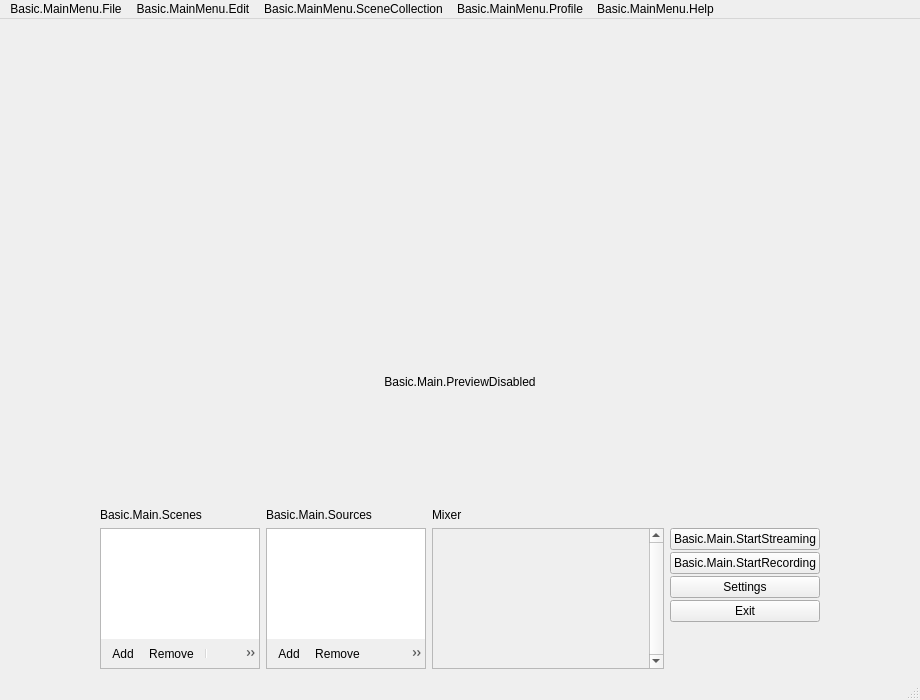
<?xml version="1.0" encoding="UTF-8"?>
<ui version="4.0">
 <author>Jim</author>
 <class>OBSBasic</class>
 <widget class="QMainWindow" name="OBSBasic">
  <property name="geometry">
   <rect>
    <x>0</x>
    <y>0</y>
    <width>920</width>
    <height>700</height>
   </rect>
  </property>
  <property name="sizePolicy">
   <sizepolicy hsizetype="Minimum" vsizetype="Minimum">
    <horstretch>0</horstretch>
    <verstretch>0</verstretch>
   </sizepolicy>
  </property>
  <property name="minimumSize">
   <size>
    <width>0</width>
    <height>0</height>
   </size>
  </property>
  <property name="windowTitle">
   <string>.MainWindow</string>
  </property>
  <property name="windowIcon">
   <iconset resource="obs.qrc">
    <normaloff>:/res/images/obs.png</normaloff>:/res/images/obs.png</iconset>
  </property>
  <property name="styleSheet">
   <string notr="true"/>
  </property>
  <widget class="QWidget" name="centralwidget">
   <layout class="QVBoxLayout" name="verticalLayout">
    <item>
     <widget class="OBSBasicPreview" name="preview" native="true">
      <property name="sizePolicy">
       <sizepolicy hsizetype="Expanding" vsizetype="Expanding">
        <horstretch>0</horstretch>
        <verstretch>0</verstretch>
       </sizepolicy>
      </property>
      <property name="minimumSize">
       <size>
        <width>32</width>
        <height>32</height>
       </size>
      </property>
      <property name="focusPolicy">
       <enum>Qt::ClickFocus</enum>
      </property>
      <property name="contextMenuPolicy">
       <enum>Qt::CustomContextMenu</enum>
      </property>
      <addaction name="actionRemoveSource"/>
     </widget>
    </item>
    <item>
     <widget class="QLabel" name="previewDisabledLabel">
      <property name="sizePolicy">
       <sizepolicy hsizetype="Expanding" vsizetype="Expanding">
        <horstretch>0</horstretch>
        <verstretch>0</verstretch>
       </sizepolicy>
      </property>
      <property name="contextMenuPolicy">
       <enum>Qt::CustomContextMenu</enum>
      </property>
      <property name="text">
       <string>Basic.Main.PreviewDisabled</string>
      </property>
      <property name="alignment">
       <set>Qt::AlignCenter</set>
      </property>
     </widget>
    </item>
    <item alignment="Qt::AlignHCenter|Qt::AlignVCenter">
     <widget class="QWidget" name="controlsContainer" native="true">
      <property name="sizePolicy">
       <sizepolicy hsizetype="Fixed" vsizetype="Fixed">
        <horstretch>0</horstretch>
        <verstretch>0</verstretch>
       </sizepolicy>
      </property>
      <property name="minimumSize">
       <size>
        <width>720</width>
        <height>0</height>
       </size>
      </property>
      <property name="maximumSize">
       <size>
        <width>16777215</width>
        <height>165</height>
       </size>
      </property>
      <layout class="QGridLayout" name="gridLayout">
       <property name="leftMargin">
        <number>0</number>
       </property>
       <property name="topMargin">
        <number>0</number>
       </property>
       <property name="rightMargin">
        <number>0</number>
       </property>
       <property name="bottomMargin">
        <number>0</number>
       </property>
       <property name="verticalSpacing">
        <number>2</number>
       </property>
       <item row="0" column="3">
        <spacer name="mixadvHSpacer_2">
         <property name="orientation">
          <enum>Qt::Horizontal</enum>
         </property>
         <property name="sizeType">
          <enum>QSizePolicy::Fixed</enum>
         </property>
         <property name="sizeHint" stdset="0">
          <size>
           <width>150</width>
           <height>0</height>
          </size>
         </property>
        </spacer>
       </item>
       <item row="0" column="1">
        <widget class="QLabel" name="sourcesLabel">
         <property name="text">
          <string>Basic.Main.Sources</string>
         </property>
        </widget>
       </item>
       <item row="0" column="0">
        <widget class="QLabel" name="scenesLabel">
         <property name="text">
          <string>Basic.Main.Scenes</string>
         </property>
        </widget>
       </item>
       <item row="1" column="3">
        <layout class="QVBoxLayout" name="buttonsVLayout">
         <property name="spacing">
          <number>2</number>
         </property>
         <item>
          <widget class="QPushButton" name="streamButton">
           <property name="enabled">
            <bool>true</bool>
           </property>
           <property name="text">
            <string>Basic.Main.StartStreaming</string>
           </property>
           <property name="checkable">
            <bool>false</bool>
           </property>
          </widget>
         </item>
         <item>
          <widget class="QPushButton" name="recordButton">
           <property name="enabled">
            <bool>true</bool>
           </property>
           <property name="text">
            <string>Basic.Main.StartRecording</string>
           </property>
          </widget>
         </item>
         <item>
          <widget class="QPushButton" name="settingsButton">
           <property name="text">
            <string>Settings</string>
           </property>
          </widget>
         </item>
         <item>
          <widget class="QPushButton" name="exitButton">
           <property name="text">
            <string>Exit</string>
           </property>
          </widget>
         </item>
         <item>
          <spacer name="expVSpacer">
           <property name="orientation">
            <enum>Qt::Vertical</enum>
           </property>
           <property name="sizeHint" stdset="0">
            <size>
             <width>0</width>
             <height>0</height>
            </size>
           </property>
          </spacer>
         </item>
        </layout>
       </item>
       <item row="0" column="2">
        <layout class="QHBoxLayout" name="mixadvHLayout">
         <property name="spacing">
          <number>0</number>
         </property>
         <item>
          <widget class="QLabel" name="mixerLabel">
           <property name="sizePolicy">
            <sizepolicy hsizetype="Maximum" vsizetype="Preferred">
             <horstretch>0</horstretch>
             <verstretch>0</verstretch>
            </sizepolicy>
           </property>
           <property name="text">
            <string>Mixer</string>
           </property>
          </widget>
         </item>
         <item>
          <widget class="QPushButton" name="advAudioProps">
           <property name="sizePolicy">
            <sizepolicy hsizetype="Maximum" vsizetype="Maximum">
             <horstretch>0</horstretch>
             <verstretch>0</verstretch>
            </sizepolicy>
           </property>
           <property name="maximumSize">
            <size>
             <width>22</width>
             <height>22</height>
            </size>
           </property>
           <property name="text">
            <string notr="true"/>
           </property>
           <property name="icon">
            <iconset resource="obs.qrc">
             <normaloff>:/res/images/configuration21_16.png</normaloff>:/res/images/configuration21_16.png</iconset>
           </property>
           <property name="flat">
            <bool>true</bool>
           </property>
           <property name="themeID" stdset="0">
            <string notr="true">configIconSmall</string>
           </property>
          </widget>
         </item>
         <item>
          <spacer name="mixadvHSpacer">
           <property name="orientation">
            <enum>Qt::Horizontal</enum>
           </property>
           <property name="sizeHint" stdset="0">
            <size>
             <width>0</width>
             <height>0</height>
            </size>
           </property>
          </spacer>
         </item>
        </layout>
       </item>
       <item row="1" column="2">
        <widget class="VScrollArea" name="scrollArea">
         <property name="frameShape">
          <enum>QFrame::StyledPanel</enum>
         </property>
         <property name="frameShadow">
          <enum>QFrame::Sunken</enum>
         </property>
         <property name="verticalScrollBarPolicy">
          <enum>Qt::ScrollBarAlwaysOn</enum>
         </property>
         <property name="horizontalScrollBarPolicy">
          <enum>Qt::ScrollBarAlwaysOff</enum>
         </property>
         <property name="widgetResizable">
          <bool>true</bool>
         </property>
         <widget class="QWidget" name="volumeWidgets">
          <property name="geometry">
           <rect>
            <x>0</x>
            <y>0</y>
            <width>209</width>
            <height>16</height>
           </rect>
          </property>
          <property name="sizePolicy">
           <sizepolicy hsizetype="Preferred" vsizetype="Maximum">
            <horstretch>0</horstretch>
            <verstretch>0</verstretch>
           </sizepolicy>
          </property>
          <layout class="QVBoxLayout" name="verticalLayout_6">
           <property name="spacing">
            <number>0</number>
           </property>
           <property name="leftMargin">
            <number>0</number>
           </property>
           <property name="topMargin">
            <number>0</number>
           </property>
           <property name="rightMargin">
            <number>0</number>
           </property>
           <property name="bottomMargin">
            <number>0</number>
           </property>
          </layout>
         </widget>
        </widget>
       </item>
       <item row="1" column="1">
        <layout class="QVBoxLayout" name="sourcesVLayout">
         <property name="spacing">
          <number>0</number>
         </property>
         <item>
          <widget class="QFrame" name="sourcesFrame">
           <property name="sizePolicy">
            <sizepolicy hsizetype="Preferred" vsizetype="Expanding">
             <horstretch>0</horstretch>
             <verstretch>0</verstretch>
            </sizepolicy>
           </property>
           <property name="minimumSize">
            <size>
             <width>160</width>
             <height>0</height>
            </size>
           </property>
           <property name="frameShape">
            <enum>QFrame::StyledPanel</enum>
           </property>
           <property name="frameShadow">
            <enum>QFrame::Sunken</enum>
           </property>
           <layout class="QVBoxLayout" name="verticalLayout_4">
            <property name="spacing">
             <number>0</number>
            </property>
            <property name="leftMargin">
             <number>0</number>
            </property>
            <property name="topMargin">
             <number>0</number>
            </property>
            <property name="rightMargin">
             <number>0</number>
            </property>
            <property name="bottomMargin">
             <number>0</number>
            </property>
            <item>
             <widget class="SourceListWidget" name="sources">
              <property name="sizePolicy">
               <sizepolicy hsizetype="Ignored" vsizetype="Expanding">
                <horstretch>0</horstretch>
                <verstretch>0</verstretch>
               </sizepolicy>
              </property>
              <property name="contextMenuPolicy">
               <enum>Qt::CustomContextMenu</enum>
              </property>
              <property name="frameShape">
               <enum>QFrame::NoFrame</enum>
              </property>
               <property name="showDropIndicator" stdset="0">
                <bool>true</bool>
               </property>
               <property name="dragEnabled">
                <bool>true</bool>
               </property>
               <property name="dragDropMode">
                <enum>QAbstractItemView::InternalMove</enum>
               </property>
               <property name="selectionMode">
                <enum>QAbstractItemView::ExtendedSelection</enum>
               </property>
               <property name="defaultDropAction">
                <enum>Qt::TargetMoveAction</enum>
               </property>
              <addaction name="actionRemoveSource"/>
             </widget>
            </item>
            <item>
             <widget class="QToolBar" name="sourcesToolbar">
              <property name="iconSize">
               <size>
                <width>16</width>
                <height>16</height>
               </size>
              </property>
              <property name="floatable">
               <bool>false</bool>
              </property>
              <addaction name="actionAddSource"/>
              <addaction name="actionRemoveSource"/>
              <addaction name="actionSourceProperties"/>
              <addaction name="separator"/>
              <addaction name="actionSourceUp"/>
              <addaction name="actionSourceDown"/>
             </widget>
            </item>
            <item>
             <spacer name="sourcesFixedSizeHSpacer">
              <property name="orientation">
               <enum>Qt::Horizontal</enum>
              </property>
              <property name="sizeType">
               <enum>QSizePolicy::Fixed</enum>
              </property>
              <property name="sizeHint" stdset="0">
               <size>
                <width>150</width>
                <height>0</height>
               </size>
              </property>
             </spacer>
            </item>
           </layout>
          </widget>
         </item>
        </layout>
       </item>
       <item row="1" column="0">
        <layout class="QVBoxLayout" name="scenesVLayout">
         <property name="spacing">
          <number>0</number>
         </property>
         <item>
          <widget class="QFrame" name="scenesFrame">
           <property name="sizePolicy">
            <sizepolicy hsizetype="Preferred" vsizetype="Expanding">
             <horstretch>0</horstretch>
             <verstretch>0</verstretch>
            </sizepolicy>
           </property>
           <property name="minimumSize">
            <size>
             <width>160</width>
             <height>0</height>
            </size>
           </property>
           <property name="frameShape">
            <enum>QFrame::StyledPanel</enum>
           </property>
           <property name="frameShadow">
            <enum>QFrame::Sunken</enum>
           </property>
           <layout class="QVBoxLayout" name="verticalLayout_3">
            <property name="spacing">
             <number>0</number>
            </property>
            <property name="leftMargin">
             <number>0</number>
            </property>
            <property name="topMargin">
             <number>0</number>
            </property>
            <property name="rightMargin">
             <number>0</number>
            </property>
            <property name="bottomMargin">
             <number>0</number>
            </property>
            <item>
             <widget class="QListWidget" name="scenes">
              <property name="enabled">
               <bool>true</bool>
              </property>
              <property name="sizePolicy">
               <sizepolicy hsizetype="Ignored" vsizetype="Expanding">
                <horstretch>0</horstretch>
                <verstretch>0</verstretch>
               </sizepolicy>
              </property>
              <property name="contextMenuPolicy">
               <enum>Qt::CustomContextMenu</enum>
              </property>
              <property name="frameShape">
               <enum>QFrame::NoFrame</enum>
              </property>
              <property name="frameShadow">
               <enum>QFrame::Plain</enum>
              </property>
              <property name="showDropIndicator" stdset="0">
               <bool>true</bool>
              </property>
              <property name="dragEnabled">
               <bool>true</bool>
              </property>
              <property name="dragDropMode">
               <enum>QAbstractItemView::InternalMove</enum>
              </property>
              <property name="defaultDropAction">
               <enum>Qt::TargetMoveAction</enum>
              </property>
              <addaction name="actionRemoveScene"/>
             </widget>
            </item>
            <item>
             <widget class="QToolBar" name="scenesToolbar">
              <property name="sizePolicy">
               <sizepolicy hsizetype="Preferred" vsizetype="Fixed">
                <horstretch>0</horstretch>
                <verstretch>0</verstretch>
               </sizepolicy>
              </property>
              <property name="iconSize">
               <size>
                <width>16</width>
                <height>16</height>
               </size>
              </property>
              <property name="floatable">
               <bool>false</bool>
              </property>
              <addaction name="actionAddScene"/>
              <addaction name="actionRemoveScene"/>
              <addaction name="separator"/>
              <addaction name="actionSceneUp"/>
              <addaction name="actionSceneDown"/>
             </widget>
            </item>
            <item>
             <spacer name="scenesFixedSizeHSpacer">
              <property name="orientation">
               <enum>Qt::Horizontal</enum>
              </property>
              <property name="sizeType">
               <enum>QSizePolicy::Fixed</enum>
              </property>
              <property name="sizeHint" stdset="0">
               <size>
                <width>150</width>
                <height>0</height>
               </size>
              </property>
             </spacer>
            </item>
           </layout>
          </widget>
         </item>
        </layout>
       </item>
      </layout>
     </widget>
    </item>
   </layout>
  </widget>
  <widget class="QMenuBar" name="menubar">
   <property name="geometry">
    <rect>
     <x>0</x>
     <y>0</y>
     <width>920</width>
     <height>21</height>
    </rect>
   </property>
   <widget class="QMenu" name="menu_File">
    <property name="title">
     <string>Basic.MainMenu.File</string>
    </property>
    <addaction name="actionShow_Recordings"/>
    <addaction name="actionRemux"/>
    <addaction name="separator"/>
    <addaction name="action_Settings"/>
    <addaction name="separator"/>
    <addaction name="actionE_xit"/>
   </widget>
   <widget class="QMenu" name="menuBasic_MainMenu_Help">
    <property name="title">
     <string>Basic.MainMenu.Help</string>
    </property>
    <widget class="QMenu" name="menuLogFiles">
     <property name="title">
      <string>Basic.MainMenu.Help.Logs</string>
     </property>
     <addaction name="actionShowLogs"/>
     <addaction name="actionUploadCurrentLog"/>
     <addaction name="actionUploadLastLog"/>
     <addaction name="actionViewCurrentLog"/>
    </widget>
    <addaction name="actionWebsite"/>
    <addaction name="separator"/>
    <addaction name="menuLogFiles"/>
    <addaction name="actionCheckForUpdates"/>
   </widget>
   <widget class="QMenu" name="menuBasic_MainMenu_Edit">
    <property name="title">
     <string>Basic.MainMenu.Edit</string>
    </property>
    <widget class="QMenu" name="transformMenu">
     <property name="title">
      <string>Basic.MainMenu.Edit.Transform</string>
     </property>
     <addaction name="actionEditTransform"/>
     <addaction name="actionResetTransform"/>
     <addaction name="separator"/>
     <addaction name="actionRotate90CW"/>
     <addaction name="actionRotate90CCW"/>
     <addaction name="actionRotate180"/>
     <addaction name="separator"/>
     <addaction name="actionFlipHorizontal"/>
     <addaction name="actionFlipVertical"/>
     <addaction name="separator"/>
     <addaction name="actionFitToScreen"/>
     <addaction name="actionStretchToScreen"/>
     <addaction name="actionCenterToScreen"/>
    </widget>
    <widget class="QMenu" name="orderMenu">
     <property name="title">
      <string>Basic.MainMenu.Edit.Order</string>
     </property>
     <addaction name="actionMoveUp"/>
     <addaction name="actionMoveDown"/>
     <addaction name="separator"/>
     <addaction name="actionMoveToTop"/>
     <addaction name="actionMoveToBottom"/>
    </widget>
    <addaction name="transformMenu"/>
    <addaction name="orderMenu"/>
    <addaction name="separator"/>
    <addaction name="actionAdvAudioProperties"/>
   </widget>
   <widget class="QMenu" name="profileMenu">
    <property name="title">
     <string>Basic.MainMenu.Profile</string>
    </property>
    <addaction name="actionNewProfile"/>
    <addaction name="actionDupProfile"/>
    <addaction name="actionRenameProfile"/>
    <addaction name="actionRemoveProfile"/>
    <addaction name="separator"/>
   </widget>
   <widget class="QMenu" name="sceneCollectionMenu">
    <property name="title">
     <string>Basic.MainMenu.SceneCollection</string>
    </property>
    <addaction name="actionNewSceneCollection"/>
    <addaction name="actionDupSceneCollection"/>
    <addaction name="actionRenameSceneCollection"/>
    <addaction name="actionRemoveSceneCollection"/>
    <addaction name="separator"/>
   </widget>
   <addaction name="menu_File"/>
   <addaction name="menuBasic_MainMenu_Edit"/>
   <addaction name="sceneCollectionMenu"/>
   <addaction name="profileMenu"/>
   <addaction name="menuBasic_MainMenu_Help"/>
  </widget>
  <widget class="OBSBasicStatusBar" name="statusbar"/>
  <action name="actionAddScene">
   <property name="icon">
    <iconset resource="obs.qrc">
     <normaloff>:/res/images/add.png</normaloff>:/res/images/add.png</iconset>
   </property>
   <property name="text">
    <string>Add</string>
   </property>
   <property name="themeID" stdset="0">
    <string notr="true">addIconSmall</string>
   </property>
  </action>
  <action name="actionAddSource">
   <property name="icon">
    <iconset resource="obs.qrc">
     <normaloff>:/res/images/add.png</normaloff>:/res/images/add.png</iconset>
   </property>
   <property name="text">
    <string>Add</string>
   </property>
   <property name="themeID" stdset="0">
    <string notr="true">addIconSmall</string>
   </property>
  </action>
  <action name="actionRemoveScene">
   <property name="icon">
    <iconset resource="obs.qrc">
     <normaloff>:/res/images/list_remove.png</normaloff>:/res/images/list_remove.png</iconset>
   </property>
   <property name="text">
    <string>Remove</string>
   </property>
   <property name="shortcut">
    <string>Del</string>
   </property>
   <property name="shortcutContext">
    <enum>Qt::WidgetWithChildrenShortcut</enum>
   </property>
   <property name="themeID" stdset="0">
    <string notr="true">removeIconSmall</string>
   </property>
  </action>
  <action name="actionRemoveSource">
   <property name="icon">
    <iconset resource="obs.qrc">
     <normaloff>:/res/images/list_remove.png</normaloff>:/res/images/list_remove.png</iconset>
   </property>
   <property name="text">
    <string>Remove</string>
   </property>
   <property name="shortcut">
    <string>Del</string>
   </property>
   <property name="shortcutContext">
    <enum>Qt::WidgetWithChildrenShortcut</enum>
   </property>
   <property name="themeID" stdset="0">
    <string notr="true">removeIconSmall</string>
   </property>
  </action>
  <action name="actionSourceProperties">
   <property name="enabled">
    <bool>true</bool>
   </property>
   <property name="icon">
    <iconset resource="obs.qrc">
     <normaloff>:/res/images/properties.png</normaloff>:/res/images/properties.png</iconset>
   </property>
   <property name="text">
    <string>Properties</string>
   </property>
   <property name="themeID" stdset="0">
    <string notr="true">propertiesIconSmall</string>
   </property>
  </action>
  <action name="actionSceneUp">
   <property name="icon">
    <iconset resource="obs.qrc">
     <normaloff>:/res/images/up.png</normaloff>:/res/images/up.png</iconset>
   </property>
   <property name="text">
    <string>MoveUp</string>
   </property>
   <property name="themeID" stdset="0">
    <string notr="true">upArrowIconSmall</string>
   </property>
  </action>
  <action name="actionSourceUp">
   <property name="enabled">
    <bool>true</bool>
   </property>
   <property name="icon">
    <iconset resource="obs.qrc">
     <normaloff>:/res/images/up.png</normaloff>:/res/images/up.png</iconset>
   </property>
   <property name="text">
    <string>MoveUp</string>
   </property>
   <property name="themeID" stdset="0">
    <string notr="true">upArrowIconSmall</string>
   </property>
  </action>
  <action name="actionSceneDown">
   <property name="icon">
    <iconset resource="obs.qrc">
     <normaloff>:/res/images/down.png</normaloff>:/res/images/down.png</iconset>
   </property>
   <property name="text">
    <string>MoveDown</string>
   </property>
   <property name="themeID" stdset="0">
    <string notr="true">downArrowIconSmall</string>
   </property>
  </action>
  <action name="actionSourceDown">
   <property name="enabled">
    <bool>true</bool>
   </property>
   <property name="icon">
    <iconset resource="obs.qrc">
     <normaloff>:/res/images/down.png</normaloff>:/res/images/down.png</iconset>
   </property>
   <property name="text">
    <string>MoveDown</string>
   </property>
   <property name="themeID" stdset="0">
    <string notr="true">downArrowIconSmall</string>
   </property>
  </action>
  <action name="actionShow_Recordings">
   <property name="text">
    <string>Basic.MainMenu.File.ShowRecordings</string>
   </property>
  </action>
  <action name="actionRemux">
   <property name="text">
    <string>Basic.MainMenu.File.Remux</string>
   </property>
  </action>
  <action name="action_Settings">
   <property name="text">
    <string>Basic.MainMenu.File.Settings</string>
   </property>
  </action>
  <action name="actionE_xit">
   <property name="text">
    <string>Basic.MainMenu.File.Exit</string>
   </property>
  </action>
  <action name="actionShowLogs">
   <property name="text">
    <string>Basic.MainMenu.Help.Logs.ShowLogs</string>
   </property>
  </action>
  <action name="actionUploadLastLog">
   <property name="text">
    <string>Basic.MainMenu.Help.Logs.UploadLastLog</string>
   </property>
  </action>
  <action name="actionUploadCurrentLog">
   <property name="text">
    <string>Basic.MainMenu.Help.Logs.UploadCurrentLog</string>
   </property>
  </action>
  <action name="actionViewCurrentLog">
   <property name="text">
    <string>Basic.MainMenu.Help.Logs.ViewCurrentLog</string>
   </property>
  </action>
  <action name="actionUndo">
   <property name="enabled">
    <bool>false</bool>
   </property>
   <property name="text">
    <string>Basic.MainMenu.Edit.Undo</string>
   </property>
  </action>
  <action name="actionRedo">
   <property name="enabled">
    <bool>false</bool>
   </property>
   <property name="text">
    <string>Basic.MainMenu.Edit.Redo</string>
   </property>
  </action>
  <action name="actionEditTransform">
   <property name="text">
    <string>Basic.MainMenu.Edit.Transform.EditTransform</string>
   </property>
  </action>
  <action name="actionRotate90CW">
   <property name="text">
    <string>Basic.MainMenu.Edit.Transform.Rotate90CW</string>
   </property>
  </action>
  <action name="actionRotate90CCW">
   <property name="text">
    <string>Basic.MainMenu.Edit.Transform.Rotate90CCW</string>
   </property>
  </action>
  <action name="actionRotate180">
   <property name="text">
    <string>Basic.MainMenu.Edit.Transform.Rotate180</string>
   </property>
  </action>
  <action name="actionFitToScreen">
   <property name="text">
    <string>Basic.MainMenu.Edit.Transform.FitToScreen</string>
   </property>
   <property name="shortcut">
    <string>Ctrl+F</string>
   </property>
  </action>
  <action name="actionStretchToScreen">
   <property name="text">
    <string>Basic.MainMenu.Edit.Transform.StretchToScreen</string>
   </property>
   <property name="shortcut">
    <string>Ctrl+S</string>
   </property>
  </action>
  <action name="actionResetTransform">
   <property name="text">
    <string>Basic.MainMenu.Edit.Transform.ResetTransform</string>
   </property>
   <property name="shortcut">
    <string>Ctrl+R</string>
   </property>
  </action>
  <action name="actionCenterToScreen">
   <property name="text">
    <string>Basic.MainMenu.Edit.Transform.CenterToScreen</string>
   </property>
   <property name="shortcut">
    <string>Ctrl+C</string>
   </property>
  </action>
  <action name="actionFlipHorizontal">
   <property name="text">
    <string>Basic.MainMenu.Edit.Transform.FlipHorizontal</string>
   </property>
  </action>
  <action name="actionFlipVertical">
   <property name="text">
    <string>Basic.MainMenu.Edit.Transform.FlipVertical</string>
   </property>
  </action>
  <action name="actionMoveUp">
   <property name="text">
    <string>Basic.MainMenu.Edit.Order.MoveUp</string>
   </property>
   <property name="shortcut">
    <string>Ctrl+Up</string>
   </property>
  </action>
  <action name="actionMoveDown">
   <property name="text">
    <string>Basic.MainMenu.Edit.Order.MoveDown</string>
   </property>
   <property name="shortcut">
    <string>Ctrl+Down</string>
   </property>
  </action>
  <action name="actionMoveToTop">
   <property name="text">
    <string>Basic.MainMenu.Edit.Order.MoveToTop</string>
   </property>
   <property name="shortcut">
    <string>Ctrl+Home</string>
   </property>
  </action>
  <action name="actionMoveToBottom">
   <property name="text">
    <string>Basic.MainMenu.Edit.Order.MoveToBottom</string>
   </property>
   <property name="shortcut">
    <string>Ctrl+End</string>
   </property>
  </action>
  <action name="actionCheckForUpdates">
   <property name="text">
    <string>Basic.MainMenu.Help.CheckForUpdates</string>
   </property>
  </action>
  <action name="actionInteract">
   <property name="text">
    <string>Interact</string>
   </property>
  </action>
  <action name="actionAdvAudioProperties">
   <property name="text">
    <string>Basic.MainMenu.Edit.AdvAudio</string>
   </property>
  </action>
  <action name="actionWebsite">
   <property name="text">
    <string>Basic.MainMenu.Help.Website</string>
   </property>
  </action>
  <action name="actionNewSceneCollection">
   <property name="text">
    <string>New</string>
   </property>
  </action>
  <action name="actionDupSceneCollection">
   <property name="text">
    <string>Duplicate</string>
   </property>
  </action>
  <action name="actionRenameSceneCollection">
   <property name="text">
    <string>Rename</string>
   </property>
  </action>
  <action name="actionRemoveSceneCollection">
   <property name="text">
    <string>Remove</string>
   </property>
  </action>
  <action name="actionNewProfile">
   <property name="text">
    <string>New</string>
   </property>
  </action>
  <action name="actionDupProfile">
   <property name="text">
    <string>Duplicate</string>
   </property>
  </action>
  <action name="actionRenameProfile">
   <property name="text">
    <string>Rename</string>
   </property>
  </action>
  <action name="actionRemoveProfile">
   <property name="text">
    <string>Remove</string>
   </property>
  </action>
 </widget>
 <customwidgets>
  <customwidget>
   <class>OBSBasicPreview</class>
   <extends>QWidget</extends>
   <header>window-basic-preview.hpp</header>
   <container>1</container>
  </customwidget>
  <customwidget>
   <class>OBSBasicStatusBar</class>
   <extends>QStatusBar</extends>
   <header>window-basic-status-bar.hpp</header>
  </customwidget>
  <customwidget>
   <class>VScrollArea</class>
   <extends>QScrollArea</extends>
   <header>vertical-scroll-area.hpp</header>
   <container>1</container>
  </customwidget>
  <customwidget>
   <class>SourceListWidget</class>
   <extends>QListWidget</extends>
   <header>source-list-widget.hpp</header>
  </customwidget>
 </customwidgets>
 <resources>
  <include location="obs.qrc"/>
 </resources>
 <connections>
  <connection>
   <sender>actionE_xit</sender>
   <signal>triggered()</signal>
   <receiver>OBSBasic</receiver>
   <slot>close()</slot>
   <hints>
    <hint type="sourcelabel">
     <x>-1</x>
     <y>-1</y>
    </hint>
    <hint type="destinationlabel">
     <x>463</x>
     <y>351</y>
    </hint>
   </hints>
  </connection>
  <connection>
   <sender>exitButton</sender>
   <signal>clicked()</signal>
   <receiver>OBSBasic</receiver>
   <slot>close()</slot>
   <hints>
    <hint type="sourcelabel">
     <x>697</x>
     <y>615</y>
    </hint>
    <hint type="destinationlabel">
     <x>463</x>
     <y>351</y>
    </hint>
   </hints>
  </connection>
 </connections>
</ui>
